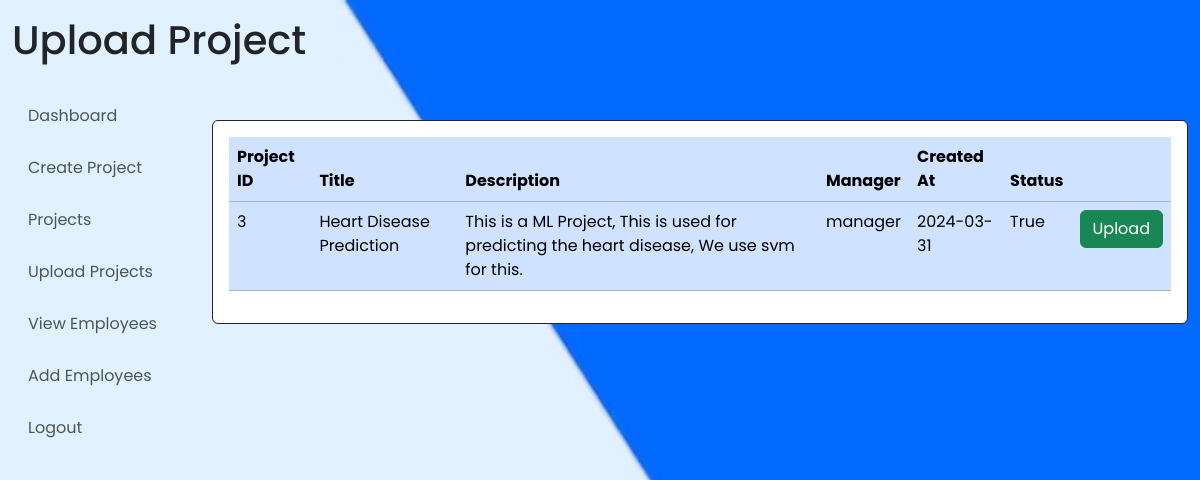
Page /manager/show_upload_projects (signed in) on the committed database.
### manager/models.py (models this page shows, shortened)
class Project(models.Model):
    id = models.AutoField(primary_key=True)
    project_title = models.CharField(max_length=50, null=False)
    description = models.TextField()
    created_at = models.DateTimeField(auto_now_add=True)
    manager = models.ForeignKey(User, on_delete=models.CASCADE)
    status = models.BooleanField(default=False)

### manager/views.py (the view)
# urls.py: path('show_upload_projects', show_upload_projects, name="show_upload_projects"),
@never_cache
@login_required
def show_upload_projects(request):
    if request.user.is_superuser:
        return redirect('/admin')
    if request.user.is_staff:
        projects = []
        try:
            projects = Project.objects.filter(status=True, manager=request.user).exclude(
            Q(projectupload__isnull=False) | Q(projectupload__id__isnull=False)
            )
        except Exception as e:
            pass
        return render(request, 'manager/upload_project.html', {"projects": projects})
    return redirect("employee_home")

### templates/manager/upload_project.html (shortened to what this page needs)
<!DOCTYPE html>
<html lang="en">
<head>
    {% load static %}
    {% include 'includes.html' %}
</head>
<body>
    <div class="container-fluid mt-3">
        <h1>Upload Project</h1>
        <div class="row">
            <div class="col-2">
                {% include 'manager/navbar.html' %}
            </div>
            <div class="col-10 mt-5">
                <div class="card border-dark">
                    <div class="card-body">
                        <div
                            class="table-responsive"
                        >
                            <table
                                class="table table-primary"
                            >
                                <thead>
                                    <tr>
                                        <th scope="col">Project ID</th>
                                        <th scope="col">Title</th>
                                        <th scope="col">Description</th>
                                        <th scope="col">Manager</th>
                                        <th scope="col">Created At</th>
                                        <th scope="col">Status</th>
                                        <th scope="col"></th>
                                    </tr>
                                </thead>
                                <tbody>
                                    {% for i in projects %}
                                        <tr>
                                            <td>{{i.id}}</td>
                                            <td>{{i.project_title}}</td>
                                            <td>{{i.description}}</td>
                                            <td>{{i.manager.username}}</td>
                                            <td>{{i.created_at|date:"Y-m-d"}}</td>
                                            <td>{{i.status}}</td>
                                            <td><a href="{% url 'upload_project' i.id %}" class="btn btn-success">Upload</a></td>
                                        </tr>
                                    {% endfor %}
                                </tbody>
                            </table>
                        </div>
                    </div>
                </div>
            </div>
        </div>
    </div>
</body>
</html>

### rows in the picture
Project: id "3", project_title "Heart Disease Prediction", description "This is a ML Project, This is used for predicting the heart disease, We use svm for this.", manager.username "manager", created_at "2024-03-31", status "True"
